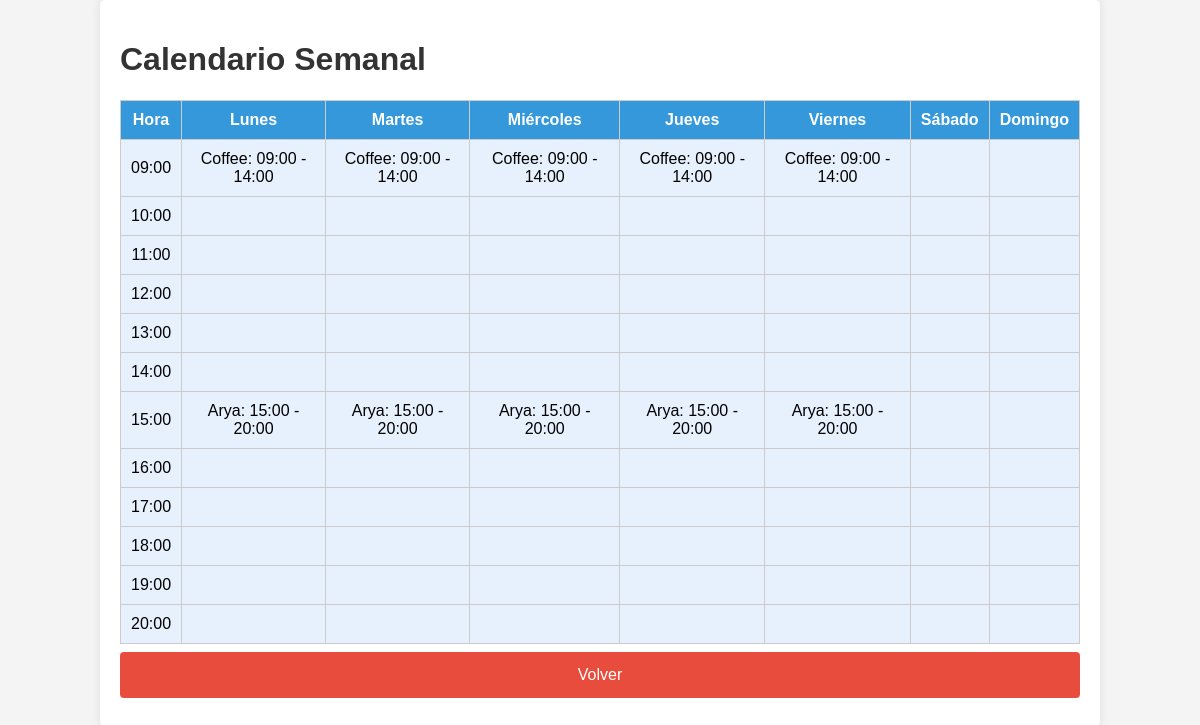
/generate_schedule, run on the app's committed database.
### models.py (models this page shows)
class Nurse(db.Model):
    id = db.Column(db.Integer, primary_key=True)
    name = db.Column(db.String(50), nullable=False)
    availabilities = db.relationship('Availability', backref='nurse', cascade='all, delete-orphan', lazy=True)

### app.py (the view)
@app.route('/generate_schedule')
def generate_schedule():
    nurses = Nurse.query.all()
    required_hours = {
        'Monday': [('09:00', '14:00'), ('15:00', '20:00')],
        'Tuesday': [('09:00', '14:00'), ('15:00', '20:00')],
        'Wednesday': [('09:00', '14:00'), ('15:00', '20:00')],
        'Thursday': [('09:00', '14:00'), ('15:00', '20:00')],
        'Friday': [('09:00', '14:00'), ('15:00', '20:00')]
    }
    scheduler = NurseScheduler(required_hours)
    for nurse in nurses:
        for availability in nurse.availabilities:
            scheduler.add_availability(nurse.name, availability.day, availability.start_time, availability.end_time)
    schedule, unassigned_hours = scheduler.generate_schedule()
    unassigned_message = None
    unassigned_details = []
    for day, periods in unassigned_hours.items():
        for period in periods:
            unassigned_details.append(f"{day}: {period[0]} - {period[1]}")
    if unassigned_details:
        unassigned_message = "Las siguientes horas no pudieron ser cubiertas:\n" + "\n".join(unassigned_details)
    return render_template('schedule.html', schedule=schedule, unassigned_message=unassigned_message)

### scheduler.py (called while the page is built)
    def add_availability(self, nurse_name, day, start_time, end_time):
        self.availabilities[day].append((nurse_name, start_time, end_time))

### templates/schedule.html (shortened to what this page needs)
<!DOCTYPE html>
<html lang="en">
<head>
    <link rel="stylesheet" href="{{ url_for('static', filename='styles.css') }}">
</head>
<body>
    <div class="container">
        <h1>Calendario Semanal</h1>
        <table class="calendar">
            <thead>
                <tr>
                    <th>Hora</th>
                    <th>Lunes</th>
                    <th>Martes</th>
                    <th>Miércoles</th>
                    <th>Jueves</th>
                    <th>Viernes</th>
                    <th>Sábado</th>
                    <th>Domingo</th>
                </tr>
            </thead>
            <tbody>
                {% for hour in range(9, 21) %}
                    <tr>
                        <td>{{ "%02d:00" % hour }}</td>
                        {% for day in ['Monday', 'Tuesday', 'Wednesday', 'Thursday', 'Friday', 'Saturday', 'Sunday'] %}
                            <td>
                                {% for period in schedule[day] %}
                                    {% if period['period'][0][:2] == "%02d" % hour %}
                                        {{ period['nurse_name'] }}: {{ period['period'][0] }} - {{ period['period'][1] }}
                                    {% endif %}
                                {% endfor %}
                            </td>
                        {% endfor %}
                    </tr>
                {% endfor %}
            </tbody>
        </table>
        <button class="cancel" onclick="window.location.href='/'">Volver</button>
    </div>
</body>
</html>

### static/styles.css (style rules this page uses)
body { font-family: Arial, sans-serif; background-color: #f4f4f4; margin: 0; padding: 0; }
.container { width: 80%; margin: auto; overflow: hidden; padding: 20px; background: white; border-radius: 5px; box-shadow: 0 0 10px rgba(0,0,0,0.1); }
h1, h2, h3 { color: #333; }
button { width: 100%; background-color: #3498db; color: white; padding: 14px 20px; margin: 8px 0; border: none; border-radius: 4px; cursor: pointer; font-size: 16px; }
button.cancel { background-color: #e74c3c; }
.calendar { width: 100%; border-collapse: collapse; }
.calendar th, .calendar td { border: 1px solid #ccc; padding: 10px; text-align: center; }
.calendar th { background-color: #3498db; color: white; }
.calendar td { background-color: #e7f0fd; }

### data on the page
Nurse: nurse_name "Coffee", period "09:00", period "14:00"
Nurse: nurse_name "Arya", period "15:00", period "20:00"

### other printed values
{{ "%02d:00" % hour }} "09:00" "10:00" "11:00" "12:00" "13:00" "14:00" "15:00" "16:00" "17:00" "18:00" "19:00" "20:00"
